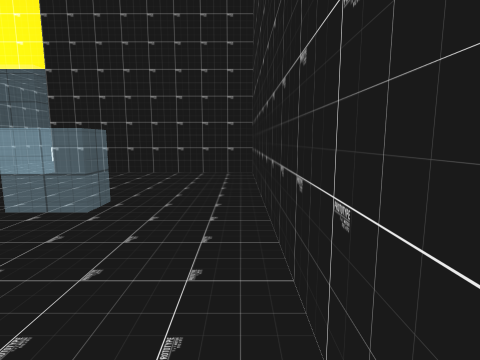
view 1 (above)

16 first-person views from a walk through a scene from a Unity 3-D project. The camera is 1.3 m above the floor, tilts 8° down and sees 80° across. The floor is counted in squares, 1 m on a side. Each view is taken from the middle of a square. On the plan, view 1 faces up. The plan holds only what a view shows up to about 13 squares ahead; the rest is blank. The place goes on beyond the plan. The player is left out. Door leaves are left out, so doorways stand open.

view 2
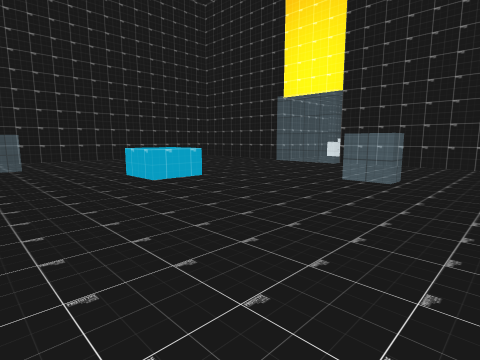

view 3
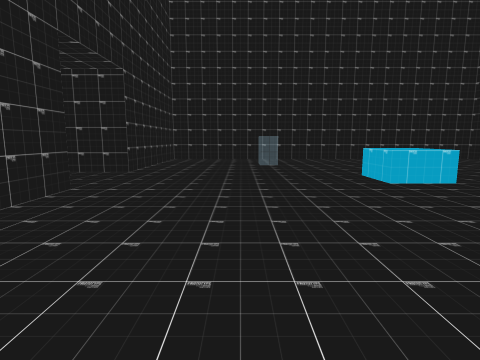

view 4
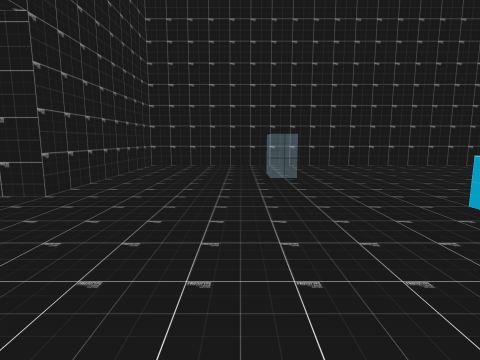

view 5
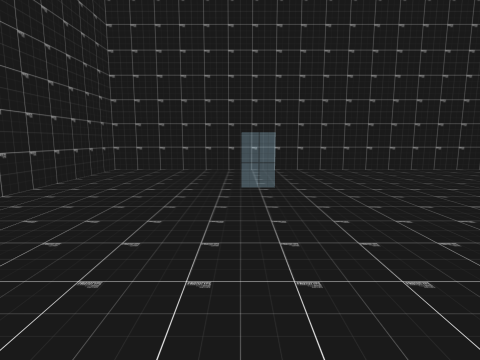

view 6
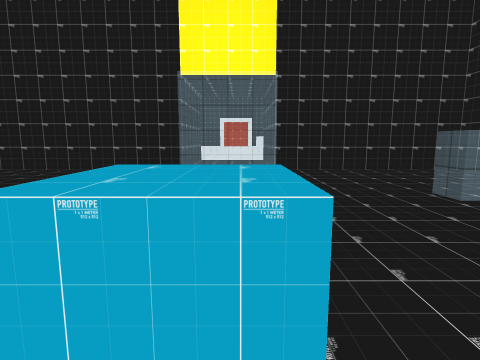

view 7
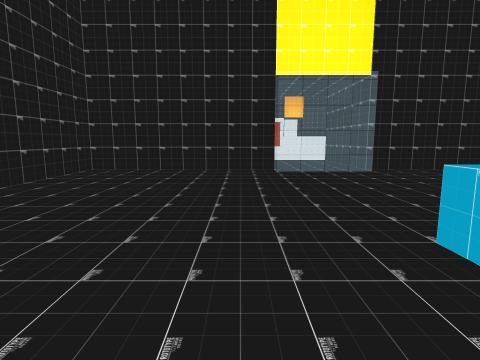

view 8
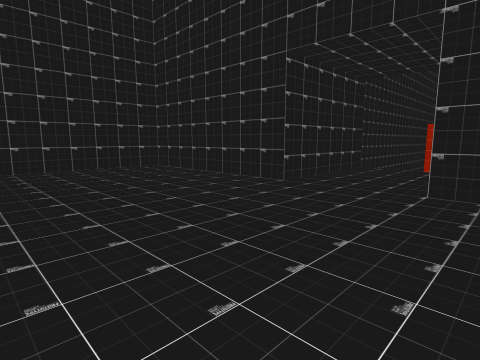

view 9
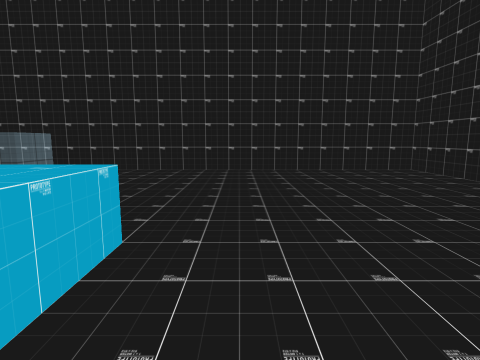

view 10
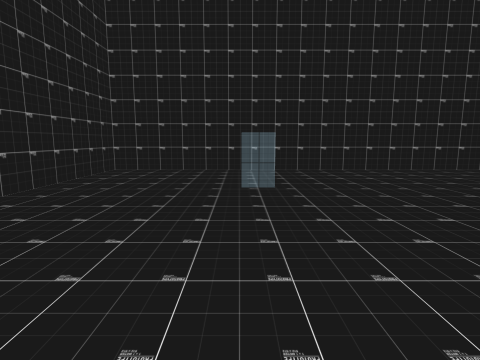

view 11
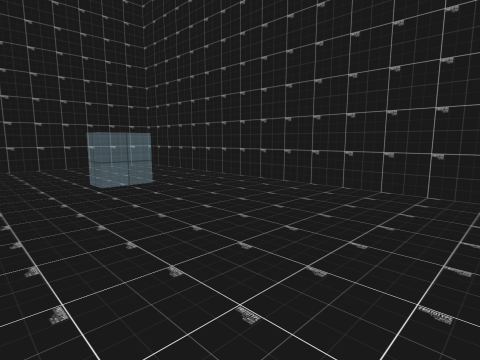

view 12
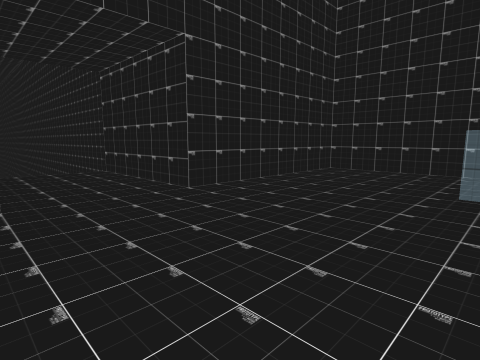

view 13
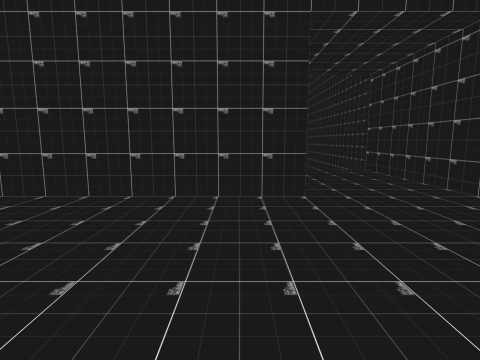

view 14
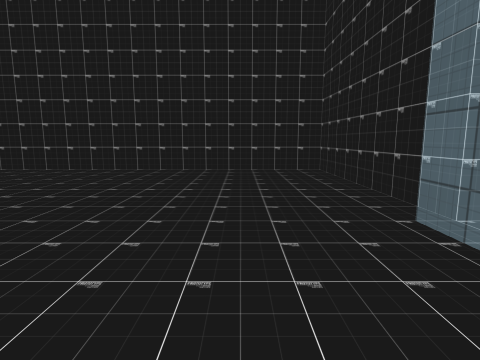

view 15
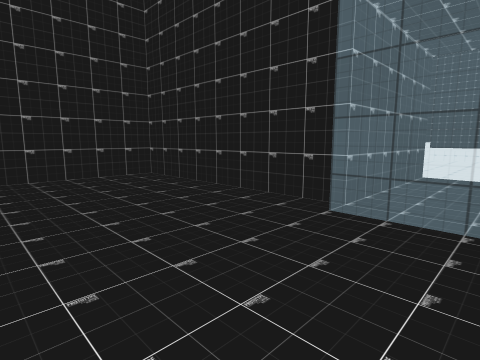

view 16
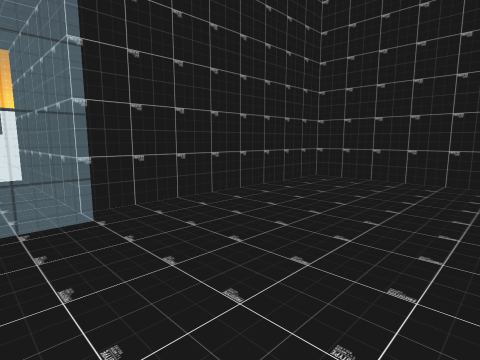

### Floor plan
Key: @ floor where view 1 was taken; # wall or solid block; . floor; = window, fence, low wall or low ledge; ^ raised ledge.
Columns run from 20 left of view 1 to 1 right of it. Each row starts with its distance up from view 1.
 14         #   #
 13         #...##
 12 #########====#########
 11 #........====........#
 10 #....................#
  9 #....................#
  8 #....................#
  7 #....................#
  6 #...............==...#
  5 #...............==...#
  4 #....................#
  3 #....................#
  2 #.........^^.........#
  1 #.........^^.........#
  0 #...................@#
 -1 #....................#
 -2 #...==...............#
 -3 #...==...............#
 -4 #....................#
 -5 #....................#
 -6 #....................#
 -7 #....................#
 -8 #....................#
 -9 #########....#########
-10         #....#
-11         #....#
-12         #....#
-13         #....#
-14         #....#

Positions as (right, up) in squares from view 1, and headings:
1: (0, 0), facing up
2: (0, -4), facing up-left
3: (0, -4), facing left
4: (-5, -4), facing left
5: (-7, -3), facing left
6: (-9, -1), facing up
7: (-13, -1), facing up
8: (-13, -1), facing down-right
9: (-12, -1), facing right
10: (-12, 6), facing right
11: (-12, 6), facing down-left
12: (-7, -2), facing down-left
13: (-6, -2), facing down
14: (-7, 8), facing left
15: (-9, 6), facing up-left
16: (-9, 6), facing up-right
